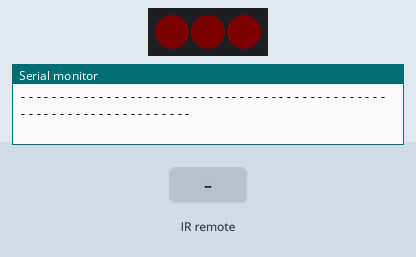
This sketch was run on a simulated Arduino Uno, built with avr-gcc and run on an emulated ATmega328P. On the bench: 3 RGB LEDs in strip order, left to right, the last lines printed to the serial monitor. Inputs (shaded band) come from the test bench. Dim RGB values are drawn brighter than linear.

Above: at 1.2 s.
1.3 s: infrared code 0x1FE40BF received
At 3.0 s:
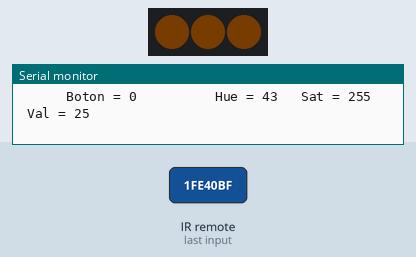
3.3 s: infrared code 0x1FEC03F received
At 4.7 s:
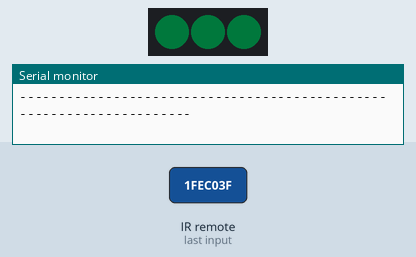
5.2 s: infrared code 0x1FE48B7 received
At 6.5 s:
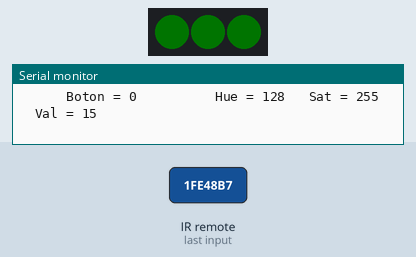
7.1 s: infrared code 0x1FE906F received
At 8.3 s:
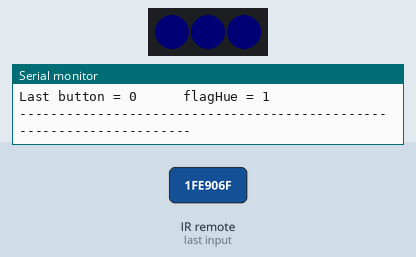
Timing chart, 0 to 10.0 s (numbered marks = the images above; inputs shaded):
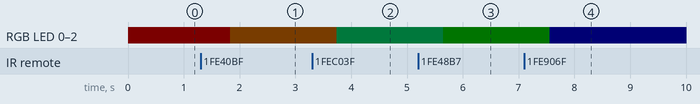

The sketch:

WS2815-IR_PrintSerial.ino
```cpp
// (licence header left out)
#include <FastLED.h>
#include <IRremote.h>
//Conf FstaLed
#define LED_PIN     5
#define NUM_LEDS    3

CRGB leds[NUM_LEDS];

int option;
byte led = 0;

//byte valHue = 128, valSat = 0, valVal = 0;
byte valHue = 0, valSat = 255, valVal = 25;
bool flagHue = 0;

//Conf IRremote
const byte RECV_PIN = 11;
IRrecv irrecv(RECV_PIN);
decode_results IR;
byte btnIR;
byte lastB;

void setup() {
  Serial.begin(9600);
  irrecv.enableIRIn();
  LEDS.addLeds<WS2813, LED_PIN, GRB>(leds, NUM_LEDS);
    for (int i = 0; i < NUM_LEDS; i = i + 1) { leds[i] = CHSV( valHue, valSat, valVal); } FastLED.show();
}

void loop() {
  if (irrecv.decode(&IR)) {                     // Hacemos lectura IR
    if ( IR.value == 0x1FE48B7 ){ btnIR = 1; }  // Identificamos botones
    if ( IR.value == 0x1FE7887 ){ btnIR = 2; }
    if ( IR.value == 0x1FE807F ){ btnIR = 3; }
    if ( IR.value == 0x1FE40BF ){ btnIR = 4; }
    if ( IR.value == 0x1FEC03F ){ btnIR = 5; }
    if ( IR.value == 0x1FEE01F ){ btnIR = 6; }
    if ( IR.value == 0x1FE10EF ){ btnIR = 7; }
    if ( IR.value == 0x1FE906F ){ btnIR = 8; }
    if ( IR.value == 0x1FE50AF ){ btnIR = 9; }
    if ( IR.value == 0x1FEF807 ){ btnIR = 10; }
    if ( IR.value == 0x1FE30CF ){ btnIR = 11; }
    if ( IR.value == 0x1FEB04F ){ btnIR = 12; }
    if ( IR.value == 0x1FE708F ){ btnIR = 13; }
    irrecv.resume();
  }


  ledWrite(btnIR);
  ledShow();
  FastLED.show();
  btnIR = 0;
  delay(10);
}


void ledWrite(byte B){           // Seleccionamos el color(hue), la saturacion(sat) y el brillo(val) que
                                 // queremos introducirle a los led seleccionados
  Serial.print("Last button = ");
  Serial.print(lastB);

// Rojo
  if (B == 3){
    if ( lastB == 8 ) { flagHue = 1; }  // Cambiamos valor con referencia,
    if ( lastB == 6 ) { flagHue = 0; }  // solo, a los botones continuos.

    if (valHue > 128 && valHue < 213) { valHue = 213; flagHue = 1;} // Acordamos los límites para aumentar
    else if (valHue < 128 && valHue > 43) { valHue = 43; flagHue = 0;}  // Acordamos los límites para disminuir

    else if (flagHue == 1) {            // Aumentamos valor
      if (valHue >= 255){ valHue = 0; } // Acordamos límite para invertir accion
      else { valHue = valHue + 1; }
    }
    else if (flagHue == 0) {            // Aumentamos valor
      if (valHue <= 0){ valHue = 255; } // Acordamos límite para invertir accion
      else { valHue = valHue - 1; }
    }
  }
// Amarillo
  if(B == 6) {
    if ( lastB == 3 ) { flagHue = 1; }
    if ( lastB == 4 ) { flagHue = 0; }

    if (valHue >= 170 || valHue < 0) { valHue = 0; flagHue = 1;}
    else if (valHue > 85 && valHue < 170) { valHue = 85; flagHue = 0;}

    else if (flagHue == 1) { valHue = valHue + 1; }
    else if (flagHue == 0) { valHue = valHue - 1; }
  }
//Verde
  if (B == 4){
    if ( lastB == 6 ) { flagHue = 1; }
    if ( lastB == 7 ) { flagHue = 0; }

    if (valHue < 43 || valHue >= 213) { valHue = 43; flagHue = 1;}
    else if (valHue < 213 && valHue > 128) { valHue = 128; flagHue = 0;}

    else if (flagHue == 1) { valHue = valHue + 1; }
    else if (flagHue == 0) { valHue = valHue - 1; }
  }
//Agua Marina
  if(B == 7) {
    if ( lastB == 4 ) { flagHue = 1; }
    if ( lastB == 5 ) { flagHue = 0; }

    if (valHue < 85) { valHue = 85; flagHue = 1;}
    else if (valHue > 170) { valHue = 170; flagHue = 0;}

    else if (flagHue == 1) { valHue = valHue + 1; }
    else if (flagHue == 0) { valHue = valHue - 1; }
  }
//Azul
  if (B == 5){
    if ( lastB == 7 ) { flagHue = 1; }
    if ( lastB == 8 ) { flagHue = 0; }

    if (valHue >= 43 && valHue < 128) { valHue = 128; flagHue = 1;}
    else if (valHue > 213 || valHue < 43) { valHue = 213; flagHue = 0;}

    else if (flagHue == 1) { valHue = valHue + 1; }
    else if (flagHue == 0) { valHue = valHue - 1; }
  }
//Purpura
  if (B == 8){
    if ( lastB == 5 ) { flagHue = 1; }
    if ( lastB == 3 ) { flagHue = 0; }

    if (valHue >= 85 && valHue < 170) { valHue = 170; flagHue = 1;}  // Valor extremo 1:=
    else if (valHue < 85) { valHue = 255; flagHue = 0;}

    else if (flagHue == 1) { valHue = valHue + 1; }
    else if (flagHue == 0) { valHue = valHue - 1; }
  }


// Sat Saturacion (Blanco ~ Color)
  if(B == 9) {
    if (valSat <= 9) { valSat = 0; }
    if (valSat > 9) { valSat = valSat - 10; }
  }
  if(B == 10) {
    if (valSat < 245) { valSat = valSat + 10; }
    if (valSat >= 245) { valSat = 255; }
  }
// Val Brillo (ON OFF)
  if(B == 1) {
    if (valVal <= 9) { valVal = 0; }
    if (valVal > 9) { valVal = valVal - 10; }
  }
  if(B == 2) {
    if (valVal < 245) { valVal = valVal + 10; }
    if (valVal >= 245) { valVal = 255; }
  }


  Serial.print("      flagHue = ");
  Serial.println(flagHue);
  Serial.println("---------------------------------------------------------------------");

  Serial.print("      Boton = ");
  Serial.print(B);

  Serial.print("          Hue = "), Serial.print(valHue);
  Serial.print("   Sat = "), Serial.print(valSat);
  Serial.print("   Val = "), Serial.println(valVal);

  Serial.println("---------------------------------------------------------------------");
  Serial.println("---------------------------------------------------------------------");

  lastB = B;
}

void ledShow(){           // Seleccionamos los led a los que vamos a cambiar el color
  for (int i = 0; i < NUM_LEDS; i = i + 1) { leds[i] = CHSV( valHue, valSat, valVal); }
}
```

Measured:
- after the input at 1.3 s, RGB LED 0–2: RGB(3, 0, 0) → RGB(2, 1, 0) after 0.53 s
- after the input at 3.3 s, RGB LED 0–2: RGB(2, 1, 0) → RGB(0, 2, 1) after 0.44 s
- after the input at 5.2 s, RGB LED 0–2: RGB(0, 2, 1) → RGB(0, 1, 0) after 0.45 s
- after the input at 7.1 s, RGB LED 0–2: RGB(0, 1, 0) → RGB(0, 0, 1) after 0.46 s
